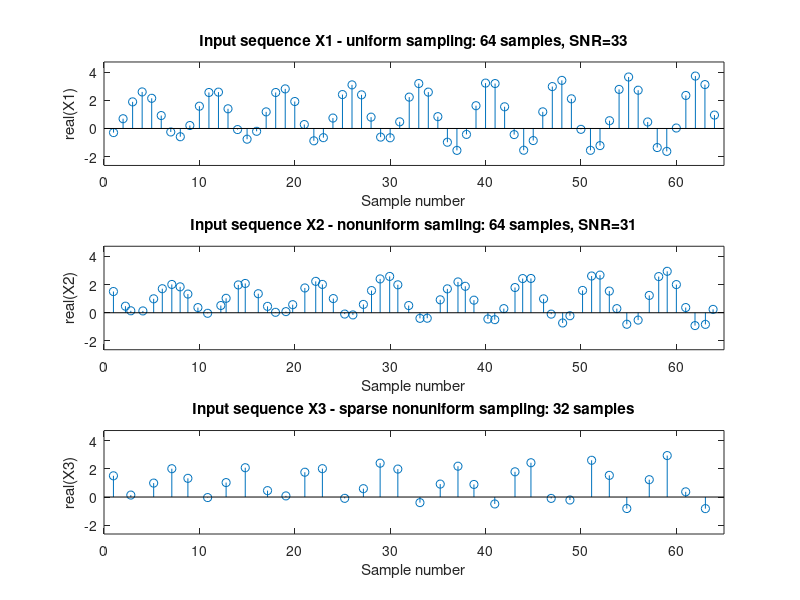

Source code (MATLAB):
% Demonedft.m demonstrates performance of NEDFT algorithm by iterations in case of nonuniform sampling and
% provide comparison with traditional nonuniform discrete Fourier transform (DFT) output. NEDFT call line
% is [F,S,Stopit]=nedft(X,tk,fn,1,W), where DEMO data X are calculated as sum of the following components:
% - real sinusoid at normalized frequency 0.137, magnitude 2,
% - complex exponent at frequency 0.137+1/(4*K), magnitude 1 (K=64), where K=64 is length of sequence X.
% - rectangular pulse in frequency ranges [-0.137 0],
% - mean value (frequency 0), magnitude 1 and
% - noise generated by rand function (SNR=30 dB).
% Number of frequencies in fn (length of Fourier transform) N=1024.
% Number of samples K=64 (uniform and nonuniform sequences) or KK=32 (nonuniform sequence, 1/2 of samples missing).
% So, the true spectrum of DEMO sequence (without noise part) looks like greeting 'HI', where 'I' actually
% are two close peaks at normalized frequencies 0.137 and 0.137+1/(4*K).
%
% In the first, demonedft.m plots real parts of the input sequences:
% - Subplot(311) display DEMO data X1 consisting of 64 samples, tk=[1:K];
% - Subplot(312) outputs nonuniformly sampled DEMO data X2, tkn2=[1:K]+0.5*(rand(1,K)-0.5);
% - Subplot(313) showing sparse (32 samples) nonuniformly sampled data X3, tkn3=tkn2(1:2:K); 
% To proceed you should select one of these sequences - enter [1] to see DEMO for 64 uniformly sampled data or
% select [2] or [3], where 64 or 32 nonuniformly sampled data will be processed by DFT and NEDFT algorithms.	
%
% In the next, fifteen (I=15) NEDFT iterations are performed. You will be asked to strike any key after 1,2,3,5
% and 10 iteration. Plots in blue colour are equal to DFT analysis and can be used for comparison with NEDFT output
% (green colour). To resolve two close sinusoids (at 1/4 of Nyquist), NEDFT should increase resolution at least 
% 4 times (in comparison with DFT, see Subplot(413)).
%
% NEDFT and DFT outputs are displayed in four subplots:
% - Subplot(221) show Power Spectral Density as 10*log10(abs(F).^2/N)) in normalized frequencies range [-0.5 0.5[.
% - Subplot(222) display Power Spectrum as 10*log10(abs(S).^2). The plot indicate power of sinusoids in X.
% - Subplot(413) plot division F./S/K titled as Relative frequency resolution and expose how the frequency resolution
% of NEDFT algorithm is changed along the frequency axes in respect to DFT analysis. The first iteration showing
% that DFT and NEDFT analysis have almost equal resolution for all frequencies in range [-0.5 0.5[. During the next
% NEDFT iterations we can discover that the relationship F./S/K for NEDFT analysis is not that simple as for DFT.
% Although sum(F./S/K)=N and remains constant for all iterations, NEDFT have ability to increase resolution 
% around the powerful narrowband components (sinusoids) and decrease resolution at frequencies where data X have
% weak power components. NEDFT is called as high resolution method and that's true, but with the following remark-
% NEDFT keeping the same 'summary' resolution as DFT or, in other words, squares under curves for DFT (blue colour)
% and NEDFT (green colour) analysis are equal. The maximum frequency resolution is limited by value of division N/K.
% For example, if K=64 and N=1024, then NEDFT can potentially improve frequency resolution 1024/64=16 times. 
% - Subplot(414) plot real parts of reconstructed sequences obtained as result of inverse fast Fourier transform
% to outputs of DFT and NEDFT - ifft(fftshift(dft_out)) and ifft(fftshift(F)), correspondingly. It is well known
% that reconstruction of data by applying ifft(fft(X,N)) for N>length(X), return sequence where initial data X are
% padded with zeros to length N. That result is true also for DFT and for the first iteration of NEDFT. The next
% iterations are showing ability of NEDFT to obtain reconstructed data consisting of input sequence X values plus
% non-zero extrapolation of X to length N. As shown in subplot 414, sequence X are extrapolated in both directions
% - backward and forward. Also, for nonuniformly sampled input sequences [X2] and [X3], the reconstructed data are
% re-sampled at uniform time set tn=1:N.	
%
% E-mail:	Vilnislp@gmail.com
% Reference: 	V.Liepin'sh, "A spectral estimation method of nonuniformly sampled band-limited signals. 
%		Automatic Control and Computer Sciences, Vol.28, No.2, pp.66-77, 1994.

	clear
	disp('NEDFT DEMO program started...');

% Set the length for input sequence X (K), DFT (N) and number of iterations (I).
	
	K=64;
	N=1024;
	I=15;

% Relative central frequency of the test signal (value in range ]0,0.5]) and SNR [dB].
	fc=0.137;
	SNR=30;	
			
% Generate always the same noice for input sequences.
	%rand('seed',0);

% Generate uniformly and nonuniformly spaced time and frequency vectors.

	tk1=1:K;			% uniform time vector (K samples, sampling period T=1)
	tkn2=[1:K]+0.5*(rand(1,K)-0.5);	% nonuniform time vector (K samples, mean sampling period Ts=1)
	tkn3=tkn2(1:2:K); 		% sparse nonuniform time vector (K/2 samples, mean sampling period Ts=2)
	fn=[-ceil((N-1)/2):floor((N-1)/2)]/N;	% uniform normalized frequency set (sampling frequency- 1)
	tn=1:N;				% uniform time vector (N samples, sampling period T=1)

% Generate uniformly sample input sequence X1 (K samples).
	XC1=2*sin(2*pi*fc*tk1+2*pi*rand);				% sinusoid
	XC2=exp(i*(2*pi*(fc+1/4/K)*tk1+2*pi*rand));			% complex exponent
	XC3=sin(pi*fc*(tk1-K/2-0.5))./(tk1-K/2-0.5).*exp(-i*pi*fc*tk1);	% rectangular pulse
	XC4=ones(1,K);							% mean value
	X1=XC1+XC2+XC3+XC4;						% signal w/o noise
	sigma1=sqrt((2+1+1)/10^(SNR/10));				% sigma for given SNR				
	XC5=sigma1*(randn(1,K)+i*randn(1,K))/2;				% noise
	SNR1=10*log10((X1*X1')/(XC5*XC5'));				% calculated SNR
	X1=X1+XC5;							% signal+noise

% Generate nonuniformly sampled sequence X2 (K samples)
       	XN1=2*sin(2*pi*fc*tkn2+2*pi*rand);				% sinusoid
	XN2=exp(i*(2*pi*(fc+1/4/K)*tkn2+2*pi*rand));			% complex exponent
	XN3=sin(pi*fc*(tkn2-K/2-0.5))./(tkn2-K/2-0.5).*exp(-i*pi*fc*tkn2);	% rectangular pulse
	XN4=ones(1,K);							% mean value
	X2=XN1+XN2+XN3+XN4;						% signal w/o noise
	sigma2=sqrt((2+1+1)/10^(SNR/10));				% sigma for given SNR				
	XN5=sigma2*(randn(1,K)+i*randn(1,K))/2;				% noise
	SNR2=10*log10((X2*X2')/(XN5*XN5'));				% calculated SNR
	X2=X2+XN5;							% signal+noise

% Generate nonuniformly sampled sequence X3 (taking half of X2 samples)
	
	X3=X2(1:2:K);

% Plot the real part of data X1, X2 and X3.

	figure
	Xmin=min(real([X1 X2]))-1;
	Xmax=max(real([X1 X2]))+1;
	subplot(311)
	stem(tk1,real(X1))
	axis([0 K+1 Xmin Xmax])
	xlabel('Sample number')
	ylabel('real(X1)')
	title(['Input sequence X1 - uniform sampling: ',int2str(K),' samples, SNR=',int2str(round(SNR1))])
	subplot(312)
	stem(tkn2,real(X2))
	axis([0 K+1 Xmin Xmax])
        xlabel('Sample number')
	ylabel('real(X2)')
	title(['Input sequence X2 - nonuniform samling: ',int2str(K),' samples, SNR=',int2str(round(SNR2))])
	subplot(313)
	stem(tkn3,real(X3))
	axis([0 K+1 Xmin Xmax])
        xlabel('Sample number')
	ylabel('real(X3)')
	title(['Input sequence X3 - sparse nonuniform sampling: ',int2str(K/2),' samples'])

% Selecting of sequence for NEDFT input and calculating DFT output

	disp('DEMO data are calculated as sum of the following components:');
        disp(['   - real sinusoid at normalized frequency ' num2str(fc) ', magnitude 2,']);
        disp(['   - complex exponent at frequency ' num2str(fc) '+1/(4*' int2str(K) '), magnitude 1']);
	disp(['   - rectangular pulse in frequency ranges [-' num2str(fc) ' 0],']);
        disp('   - mean value (frequency 0), magnitude 1 and');
        disp(['   - noise generated by randn function (SNR~' int2str(SNR) ' dB).']);
	disp('Press Enter or input [1] to select uniformly sampled sequence X1');
	disp('Input [2] to select nonuniformly sampled sequence X2');
	disp('Input [3] to select sparse nonuniformly sampled sequence X3');
	DEMO=input('Select input sequence for DEMO:');  
	if isempty(DEMO)|DEMO==1|DEMO==2|DEMO==3,
	if isempty(DEMO)|DEMO==1,
	    X=X1;tk=tk1;KK=K;			% X=X1 - uniform data (K samples)
	    E=exp(-i*2*pi*tk1.'*fn);		% E - complex exponents matrix
	    dft_out=X*E; 			% Calculate DFT output
	end		
        if DEMO==2,
	    X=X2;tk=tkn2;KK=K;			% X=X2 - nonuniform data (K samples)
	    E=exp(-i*2*pi*tkn2.'*fn);		% E - complex exponents matrix
	    dft_out=X*E; 			% Calculate DFT output
	end							
	if DEMO==3,
	    X=X3;tk=tkn3;KK=K/2;		% X=X3 - sparse nonuniform data (K/2 samples)
	    E=exp(-i*2*pi*tkn3.'*fn);		% E - complex exponents matrix
	    dft_out=X*E; 			% Calculate DFT output
	end		
	else
	   disp('...end of DEMO')		% End DEMO if other symbol entered
	   return
	end

% Calculate outputs for DFT used in 4 plottings.

	sub1_PWD=10*log10(abs(dft_out).^2/N);
	sub2_PS=10*log10(abs(dft_out/KK).^2);
	sub3_FR=ones(1,N)*KK/K;
	sub4_RD=real(ifft(fftshift(dft_out)));

% Set values for input argument W used for the first NEDFT iteration.

	W=ones(1,N);

% Get NEDFT outputs F and S for iteration it.

	for it=1:I,

	[F,S,Stopit]=nedft(X,tk,fn,1,W);

% Break NEDFT iterations if get ill conditioned matrix or results may be inaccurate.
	if Stopit(2)==1|Stopit(2)==2,break,end 

% Calculate outputs for NEDFT iteration it used in 4 plottings.

	sub1=10*log10(abs(F).^2/N);
	sub2=10*log10(abs(S).^2);
	sub3=real(F./S/K);
	sub4=real(ifft(fftshift(F)));
	frsig=[-fc 0 fc fc+1/4/K];

% Plots Power Spectral Densities in subplot221.
	
	clf
	subplot(221)
	plot([frsig;frsig],[10*log10(N)*[1 1 1 1];-100*[1 1 1 1]],'r:');
	hold on
	plot([-fc;0],[10*log10(pi^2/N);10*log10(pi^2/N)],'r:');
	plot(fn,sub1,'g-',fn,sub1_PWD,'b-')
	hold off
	axis([-0.5 0.5 -100 50])
	xlabel('Normalized frequency')
	ylabel('10*log[abs(F).^2/length(F)]')
	title(['Power Spectral Density (it.',int2str(it),')'])
	
% Plots Power Spectrums in subplot222.

	subplot(222)
	plot([frsig;frsig],[[0 0 0 0];-100*[1 1 1 1]],'r:');
	hold on
	plot([-fc;0],[20*log10(pi/K);20*log10(pi/K)],'r:');
        plot(fn,sub2,'g-',fn,sub2_PS,'b-')
	hold off
	axis([-0.5 0.5 -100 50])
	xlabel('Normalized frequency')
	ylabel('10*log[abs(S).^2]')
	title(['Power Spectrum (it.',int2str(it),')'])

% Plots Frequency Resolutions in subplot413.

	subplot(413)
	plot([frsig;frsig],[[0 0 0 0];N/K*[1 1 1 1]],'r:');
        hold on
	plot(fn,sub3,'g-',fn,sub3_FR,'b-')
        plot([-fc;0],[1;1],'r:');
	hold off
	axis([-0.5 0.5 0 N/K])
	xlabel('Normalized frequency')
       	ylabel('(F./S)/length(X)')
	title(['Relative frequency resolution (it.',int2str(it),')'])

% Plots Reconstructed data in subplot414.

	subplot(414)
	plot(tn,sub4,'g-',tn,sub4_RD,'b-')
	axis([1 N Xmin Xmax])
	xlabel('Sample number')
	ylabel('real(ifft(F))')
	title(['Reconstructed sequence (it.',int2str(it),')'])

% Waiting for keyboard action

	drawnow
        if it==1
            disp('Plots True Spectrum [red color], EDFT [green colour] and DFT [blue colour].');
        end
        if it==1|it==2|it==3|it==5|it==10,
	    disp('Strike any key to continue.')
	    pause
	end

% Calculate NEDFT input argument W for next iteration.

	W=S;

	end

	disp('...end of DEMO');